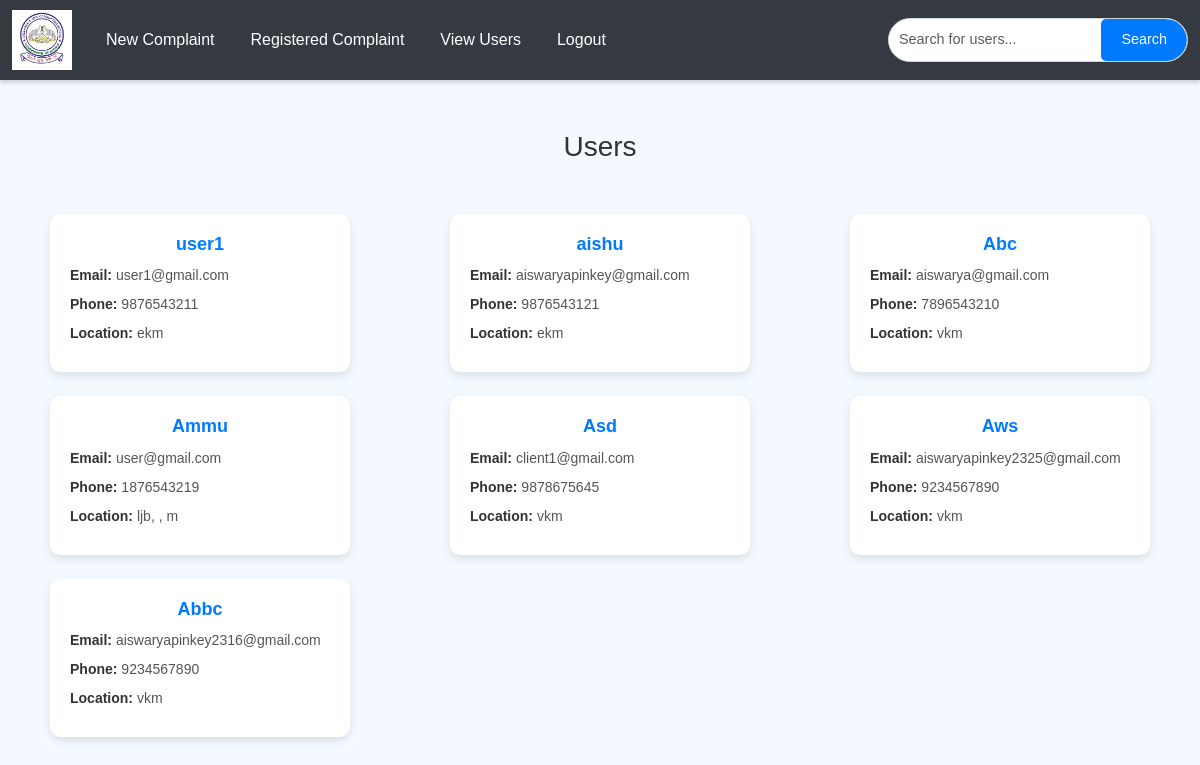
Page /viewuser on the committed database.
### app/models.py (models this page shows, shortened)
class User(models.Model):
    Email = models.EmailField(unique=True)
    username = models.TextField()
    phonenumber = models.IntegerField()
    password = models.TextField()
    location = models.TextField()
    idproof = models.CharField(max_length=12)
    profile_picture = models.ImageField(upload_to='profile_pics/', default='profile_pics/default.png')  # Ensure the default image is in the correct path.

### app/views.py (the view)
# urls.py: path('viewuser',views.viewuser,name='viewuser'),
def viewuser(req):
    query = req.POST.get('query', '')  # Get the search query from the POST request
    if query:
        data = User.objects.filter(
            Q(username__icontains=query) |
            Q(Email__icontains=query) |
            Q(phonenumber__icontains=query) |
            Q(location__icontains=query)
        )
    else:
        data = User.objects.all()  # Return all users if no query is provided
    return render(req, 'police/viewuser.html', {'data': data})

### templates/police/viewuser.html (shortened to what this page needs)
<!DOCTYPE html>
<html lang="en">
<head>
    <link href="https://cdn.jsdelivr.net/npm/bootstrap@5.3.3/dist/css/bootstrap.min.css" rel="stylesheet">
    <link href="https://cdn.jsdelivr.net/npm/bootstrap-icons/font/bootstrap-icons.css" rel="stylesheet">
</head>
<body>
    <nav id="nav" class="navbar navbar-expand-lg navbar-dark sticky-top">
        <div class="container-fluid">
            <a class="navbar-brand" href="../view_complaints">
                <img id="logo" src="../static/images/images.jpg" alt="Logo">
            </a>
            <div class="collapse navbar-collapse" id="mynavbar">
                <ul class="navbar-nav me-auto">
                    <li class="nav-item">
                        <a class="nav-link" href="../view_complaints">New Complaint</a>
                    </li>
                    <li class="nav-item">
                        <a class="nav-link" href="../complainthistory">Registered Complaint</a>
                    </li>
                    <li class="nav-item">
                        <a class="nav-link" href="../viewuser">View Users</a>
                    </li>
                    <li class="nav-item">
                        <a class="nav-link" href="../logout">Logout</a>
                    </li>
                </ul>
                      <div class="search-input-group">
                        <form method="post" action="{% url 'viewuser' %}">
                            <input class="form-control" type="text" name="query" placeholder="Search for users...">
                            <button class="btn btn-primary" type="submit">Search</button>
                        </form>
                    </div>
            </div>
        </div>
    </nav>
    <h3>Users</h3>
    <div class="container mt-4">
        <div class="row">
            {% for i in data %}
            <div class="col-md-4 d-flex justify-content-center mb-4">
                <div class="user-card">
                    <div class="user-info">
                        <h5 class="user-name">{{ i.username }}</h5>
                        <ul class="user-details">
                            <li><strong>Email:</strong> {{ i.Email }}</li>
                            <li><strong>Phone:</strong> {{ i.phonenumber }}</li>
                            <li><strong>Location:</strong> {{ i.location }}</li>
                        </ul>
                    </div>
                </div>
            </div>
            {% endfor %}
        </div>
    </div>
</body>
</html>

### templates/police/viewuser.html (style rules this page uses)
#nav { box-shadow: 0 2px 5px rgba(0, 0, 0, 0.2); background-color: #343a40; height: 80px; }
.navbar-brand img { max-height: 60px; }
.navbar .nav-link { color: #fff; transition: color 0.3s ease; margin: 10px; }
.search-input-group { display: flex; align-items: center; border: 1px solid #ced4da; border-radius: 25px; overflow: hidden; background-color: #fff; width: 300px; }
.search-input-group form { display: flex; align-items: center; width: 100%; }
.search-input-group input { flex: 1; border: none; padding: 10px 10px; outline: none; font-size: 0.9rem; }
.search-input-group button { background-color: #007bff; border: none; color: #fff; padding: 10px 20px; font-size: 0.9rem; cursor: pointer; border-top-right-radius: 25px; border-bottom-right-radius: 25px; transition: background-color 0.3s ease; }
h3 { text-align: center; margin: 50px; }
body { font-family: 'Arial', sans-serif; background-color: #f4f9ff; margin: 0; padding: 0; color: #333; }
.container { max-width: 1200px; margin: 0 auto; }
.user-card { width: 100%; max-width: 300px; background-color: #ffffff; border-radius: 10px; box-shadow: 0 4px 8px rgba(0, 0, 0, 0.1); overflow: hidden; padding: 20px; transition: transform 0.3s, box-shadow 0.3s; }
.user-info { text-align: center; }
.user-name { font-size: 18px; font-weight: bold; color: #007bff; margin-bottom: 10px; }
.user-details { list-style: none; padding: 0; margin: 0; font-size: 14px; color: #555; text-align: left; }
.user-details li { margin: 8px 0; }
.user-details li strong { color: #333; }

### rows in the picture
User: username "user1", Email "user1@gmail.com", phonenumber "9876543211", location "ekm"
User: username "aishu", Email "aiswaryapinkey@gmail.com", phonenumber "9876543121", location "ekm"
User: username "Abc", Email "aiswarya@gmail.com", phonenumber "7896543210", location "vkm"
User: username "Ammu", Email "user@gmail.com", phonenumber "1876543219", location "ljb, , m"
User: username "Asd", Email "client1@gmail.com", phonenumber "9878675645", location "vkm"
User: username "Aws", Email "aiswaryapinkey2325@gmail.com", phonenumber "9234567890", location "vkm"
User: username "Abbc", Email "aiswaryapinkey2316@gmail.com", phonenumber "9234567890", location "vkm"
